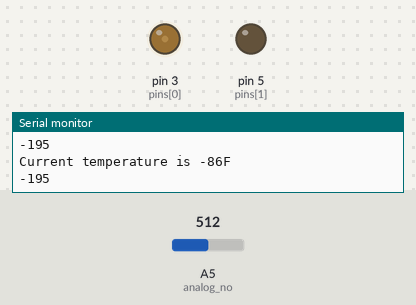
Simulated run of this sketch. Board: Arduino Uno, built with avr-gcc and run on an emulated ATmega328P. Parts: output pins drawn as LEDs (lit = HIGH), the last lines printed to the serial monitor. Inputs (shaded band) come from the test bench; at power-on: A5 (analog_no) = 512.

Above: at 1.2 s.
1.3 s: A5 (analog_no) set to 684
2.8 s: A5 (analog_no) set to 703
At 4.0 s:
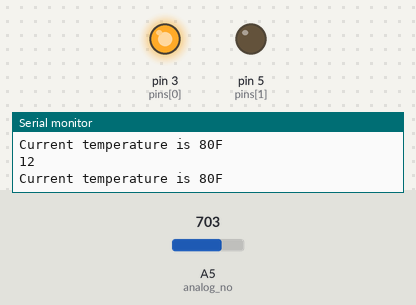
4.3 s: A5 (analog_no) set to 716
At 5.2 s:
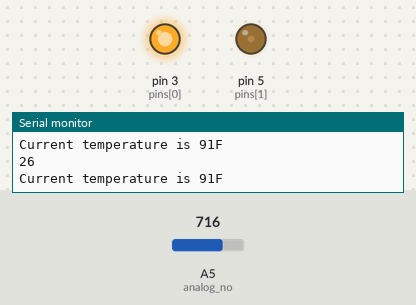
5.8 s: A5 (analog_no) set to 900
At 6.4 s:
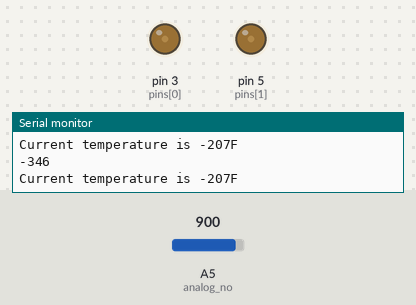
Timing chart, 0 to 8.3 s (numbered marks = the images above; inputs shaded):
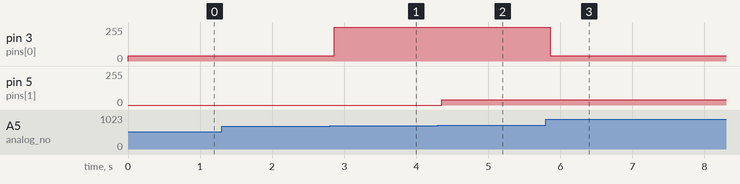

The sketch:

ASSIGNMENT2.ino
```cpp
//ASSIGNMENT 2
int analog_no = 5 ;// define A5 as input signal pin

int pins[] = {3,5,6,9,10};
 int fadeValue =250;
void setup() {
Serial.begin(9600);
}

void loop() {
  // fade in from min to max in increments of 5 points:

  // fade out from max to min in increments of 5 points:

  int pin_value;
  int temperature;

  pin_value = analogRead(analog_no);

  temperature = (125*pin_value)>>8 ;
  Serial.print("Current temperature is ") ;
  temperature-=60;
  temperature = temperature * 9/5 +32;
  Serial.print(temperature) ;
  Serial.println("F");


  int meterPerc = map (temperature, 70, 150,0,100);
   Serial.println(meterPerc);

 for (int thisLed = 0; thisLed < 5; thisLed++) {
    // if the array element's index is less than ledLevel,
    // turn the pin for this element on:

   if(meterPerc<=10){analogWrite(pins[0], 40);}
   if(meterPerc>10 && meterPerc <=20){analogWrite(pins[0], 255);}

   if(meterPerc > 20 && meterPerc <=30){analogWrite(pins[0], 255);
                analogWrite(pins[1], 40);
   }

   if(meterPerc > 30 && meterPerc <=40){analogWrite(pins[0], 255);
                analogWrite(pins[1], 255);
   }

   if(meterPerc > 40 &&  meterPerc<=50){analogWrite(pins[0], 255);
                analogWrite(pins[1], 255);
                analogWrite(pins[2], 40);
   }
   if(meterPerc > 50 && meterPerc <=60){analogWrite(pins[0], 255);
                analogWrite(pins[1], 255);
                analogWrite(pins[2], 255);
   }

   if(meterPerc > 60 && meterPerc <=70){analogWrite(pins[0], 255);
                analogWrite(pins[1], 255);
                analogWrite(pins[2], 255);
                analogWrite(pins[3], 40);
   }

   if(meterPerc  > 70 && meterPerc <=80){analogWrite(pins[0], 255);
                analogWrite(pins[1], 255);
                analogWrite(pins[2], 255);
                analogWrite(pins[3], 255);
   }

   if(meterPerc  > 80 && meterPerc <=90){analogWrite(pins[0], 255);
                analogWrite(pins[1], 255);
                analogWrite(pins[2], 255);
                analogWrite(pins[3], 255);
                analogWrite(pins[4], 40);
   }

    if(meterPerc  > 90 && meterPerc <= 100){analogWrite(pins[0], 255);
                analogWrite(pins[1], 255);
                analogWrite(pins[2], 255);
                analogWrite(pins[3], 255);
                analogWrite(pins[4], 255);
   }


 }
}
```

Measured:
- the behaviour switches between 702 and 703 on A5 (analog_no) (found by bisection; images 0 and 1)
- after the input at 2.8 s, pin 3 (pins[0]): 40/255 → 255/255 after 0.06 s
- after the input at 4.3 s, pin 5 (pins[1]): 0/255 → 40/255 after 0.06 s
- after the input at 5.8 s, pin 3 (pins[0]): 255/255 → 40/255 after 0.06 s
